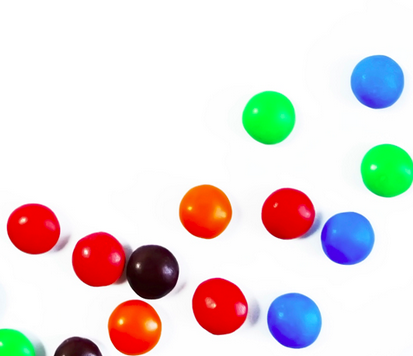
#> input picture testImage.png, 413 x 356 px
$ python circleDetection.py testImage.png
#> lines starting #> are read from the running program, lines starting #| are printed output that depends on the picture
import sys
import cv2 as cv
import numpy as np

def main(argv):
    # Image file to search for circles
    filename = 'testImage.png'

    # Load the image
    src = cv.imread(cv.samples.findFile(filename), cv.IMREAD_COLOR)
#> src is the input picture: shape (356, 413, 3); mean B, G, R 219.1, 220.4, 228.9

    # Check if the image is loaded successfully
    if src is None:
        print('Error loading the image!')
        return -1

    # Convert the image to grayscale and apply median blur
    gray = cv.medianBlur(cv.cvtColor(src, cv.COLOR_BGR2GRAY), 5)
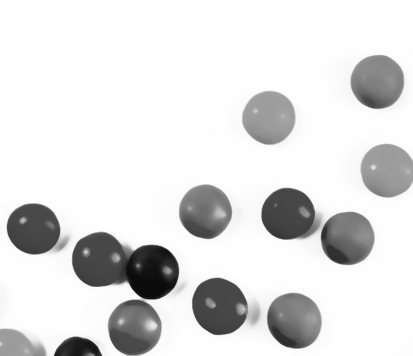
#> gray: shape (356, 413); min 9, max 255, mean 222.8

    # Apply Hough Circle Transform to detect circles
    circles = cv.HoughCircles(gray, cv.HOUGH_GRADIENT, dp=1, minDist=gray.shape[0] // 8,
                              param1=100, param2=30, minRadius=1, maxRadius=30)
#> circles = [[376.5, 81.5, 26.6], [347.5, 238.5, 26.6], [293.5, 320.5, 27.9], [205.5, 210.5, 26.8], [386.5, 169.5, 26.4], [219.5, 306.5, 27.2], [269.5, 116.5, 25.7], [32.5, 227.5, 25.7], [99.5, 259.5, 28.1], [134.5, 328.5, 26.8], [150.5, 270.5, 28.2], [286.5, 214.5, 27.1]]

    # Check if circles are detected
    if circles is not None:
        # Convert the coordinates and radii to integers
        circles = np.uint16(np.around(circles))
#> circles = [[376, 82, 27], [348, 238, 27], [294, 320, 28], [206, 210, 27], [386, 170, 26], [220, 306, 27], [270, 116, 26], [32, 228, 26], [100, 260, 28], [134, 328, 27], [150, 270, 28], [286, 214, 27]]

        # Display the image with filled circles, centers, and coordinates
        for center_x, center_y, radius in circles[0, :]:
            # Fill the circle with green color
            cv.circle(src, (center_x, center_y), radius, (0, 255, 0), thickness=-1)

            # Draw a small circle at the center of the detected circle
            cv.circle(src, (center_x, center_y), 3, (0, 0, 255), thickness=-1)

            # Calculate the starting point for text to be above the circle
            text_x = int(center_x - 0.5 * len(f"({center_x}, {center_y})"))
            text_y = int(center_y - radius - 5)

            # Display the center coordinates as text (in black color)
            cv.putText(src, f"({center_x}, {center_y})", (text_x, text_y),
                       cv.FONT_HERSHEY_SIMPLEX, 0.5, (0, 0, 0), 2)
#> this loop made 12 passes
#> (center_x, center_y, radius, text_x, text_y) on passes 1 to 12: (376, 82, 27, 371, 50), (348, 238, 27, 343, 206), (294, 320, 28, 289, 287), (206, 210, 27, 201, 178), (386, 170, 26, 381, 139), (220, 306, 27, 215, 274), (270, 116, 26, 265, 85), (32, 228, 26, 27, 197), (100, 260, 28, 95, 227), (134, 328, 27, 129, 296), (150, 270, 28, 145, 237), (286, 214, 27, 281, 182)
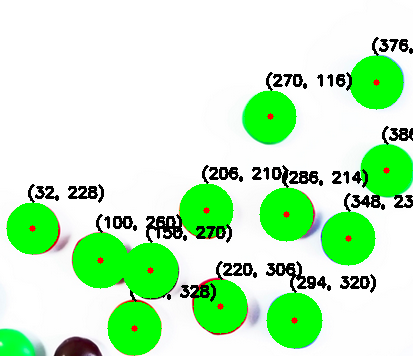
#> src: shape (356, 413, 3); mean B, G, R 193.3, 240.3, 193.5

        # Display the image with filled circles, centers, and coordinates
        cv.imshow("Result", src)

        # Save the new image with filled circles, centers, and coordinates
        output_filename = "testImageResult.png"
        cv.imwrite(output_filename, src)

        # Wait for a key press and close the window
        cv.waitKey(0)

    return 0

if __name__ == "__main__":
    main(sys.argv[1:])
